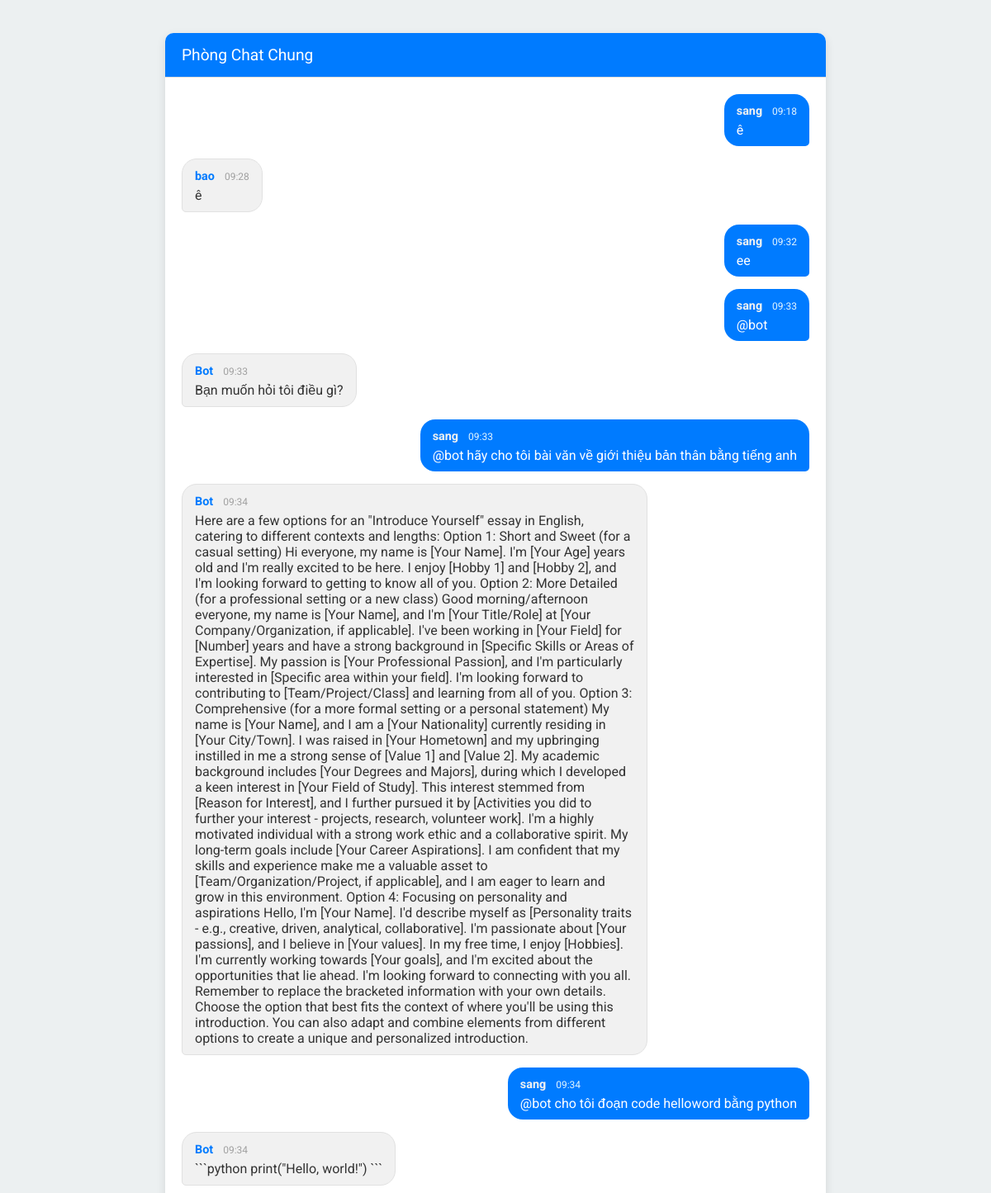
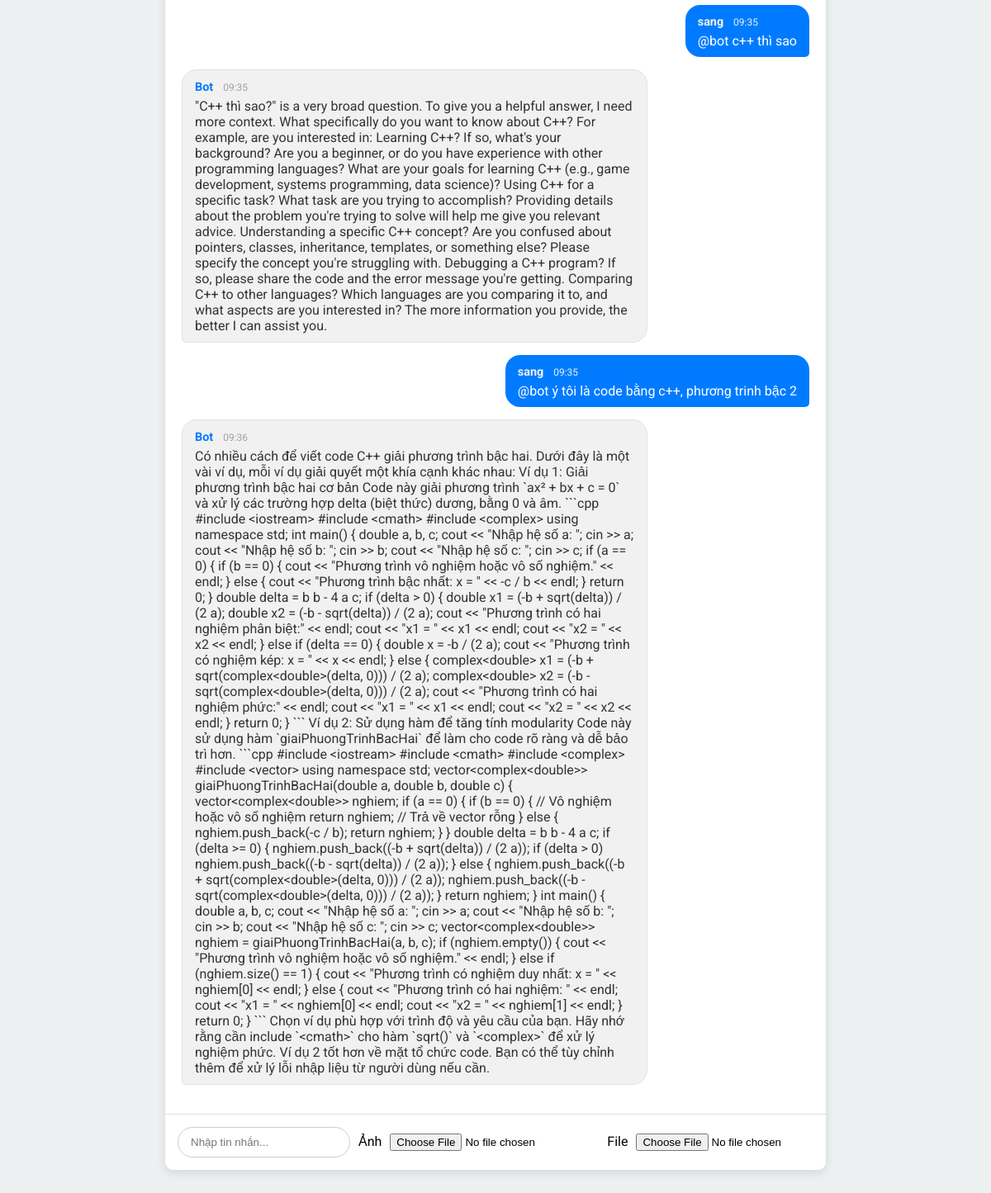
The page /chat (signed in) on the database its author committed (2 pictures, top to bottom).
### tables this page shows
CREATE TABLE chat (
    id INTEGER PRIMARY KEY AUTOINCREMENT,
    username TEXT NOT NULL,
    message TEXT,
    image_path TEXT,
    file_path TEXT,
    timestamp DATETIME DEFAULT CURRENT_TIMESTAMP
);

### app.py (the view)
@app.route('/chat')
def chat():
    if 'username' not in session: return redirect(url_for('login'))
    db = get_db()
    latest_announcement = db.execute('SELECT * FROM announcements ORDER BY created_at DESC LIMIT 1').fetchone()
    return render_template('chat.html', username=session['username'], messages=process_messages_timestamps(db.execute('SELECT * FROM chat ORDER BY timestamp ASC').fetchall()), announcement=latest_announcement)

### app.py (called while the page is built)
def get_db():
    if 'db' not in g:
        g.db = sqlite3.connect(app.config['DATABASE'])
        g.db.row_factory = sqlite3.Row
    return g.db

@app.teardown_appcontext
def close_connection(exception):
    db = g.pop('db', None)
    if db is not None: db.close()

def process_messages_timestamps(raw_messages):
    messages = []
    for msg in raw_messages:
        msg_dict = dict(msg)
        if msg_dict.get('timestamp'):
            try:
                msg_dict['timestamp'] = datetime.strptime(msg_dict['timestamp'], '%Y-%m-%d %H:%M:%S')
            except (ValueError, TypeError):
                msg_dict['timestamp'] = None
        messages.append(msg_dict)
    return messages

### templates/chat.html (shortened to what this page needs)
<!DOCTYPE html>
<html lang="vi">
<head>
</head>
<body>
  <div class="container">
    <div class="header">
        Phòng Chat Chung
    </div>
    <div id="messages">
      {% for msg in messages %}
        <div class="message-container {% if msg.username == username %}sent{% else %}received{% endif %}">
            <div class="message {% if msg.username == username %}sent{% else %}received{% endif %}">
              <div class="message-header">
                <strong>{{ msg.username }}</strong>
                <span class="timestamp">{{ msg.timestamp.strftime('%H:%M') if msg.timestamp else '' }}</span>
              </div>
              {% if msg.message %}<p>{{ msg.message }}</p>{% endif %}
            </div>
        </div>
      {% endfor %}
    </div>
    <form id="chat-form">
      <input type="text" id="message" placeholder="Nhập tin nhắn..." autocomplete="off" />
      <div class="file-inputs">
        <label for="image" class="file-label">Ảnh</label><input type="file" id="image" name="image" accept="image/*" title="Gửi ảnh"/>
        <label for="file" class="file-label">File</label><input type="file" id="file" name="file" title="Gửi file"/>
      </div>
    </form>
  </div>
</body>
</html>

### templates/chat.html (style rules this page uses)
body { font-family: 'Roboto', sans-serif; background: #ecf0f1; margin: 0; padding: 0; }
.container { max-width: 800px; margin: 40px auto; background: white; border-radius: 10px; box-shadow: 0 4px 12px rgba(0,0,0,0.1); overflow: hidden; display: flex; flex-direction: column; height: calc(100vh - 80px); }
.header { background-color: #007bff; color: white; padding: 15px 20px; font-size: 1.2em; border-bottom: 1px solid #ddd; }
#messages { padding: 20px; overflow-y: auto; background-color: #fff; flex-grow: 1; }
.message-container { display: flex; margin-bottom: 15px; }
.message-container.sent { justify-content: flex-end; }
.message-container.received { justify-content: flex-start; }
.message { max-width: 70%; padding: 10px 15px; border-radius: 18px; word-wrap: break-word; position: relative; }
.message.sent { background-color: #007bff; color: white; border-radius: 18px 18px 5px 18px; }
.message.sent strong { color: #f1f1f1; }
.message.received { background-color: #f1f1f1; color: #333; border: 1px solid #e1e1e1; border-radius: 18px 18px 18px 5px; }
.message.received strong { color: #007bff; }
.message-header { margin-bottom: 5px; }
.message-header strong { font-size: 0.9em; }
.message-header .timestamp { font-size: 0.75em; color: #a1a1a1; margin-left: 8px; }
.message.sent .timestamp { color: #e1f5fe; }
.message p { margin: 0; }
form#chat-form { display: flex; gap: 10px; padding: 15px; background: #fff; border-top: 1px solid #e1e1e1; align-items: center; }
#message { flex-grow: 1; border: 1px solid #ccc; border-radius: 20px; padding: 10px 15px; }
.file-inputs { display: flex; gap: 10px; }

### rows shown on the page
chat: username "sang", timestamp "09:18", message "ê"
chat: username "bao", timestamp "09:28", message "ê"
chat: username "sang", timestamp "09:32", message "ee"
chat: username "sang", timestamp "09:33", message "@bot"
chat: username "Bot", timestamp "09:33", message "Bạn muốn hỏi tôi điều gì?"
chat: username "sang", timestamp "09:33", message "@bot hãy cho tôi bài văn về giới thiệu bản thân bằng tiếng anh"
chat: username "Bot", timestamp "09:34", message "Here are a few options for an \"Introduce Yourself\" essay in English, catering to different contexts and lengths: Option 1: Short and Sweet (for a casual setting) Hi everyone, my name is [Your Name]. I'm [Your Age] years old and I'm really excited to be here. I enjoy [Hobby 1] and [Hobby 2], and I'm looking forward to getting to know all of you. Option 2: More Detailed (for a professional setting or a new class) Good morning/afternoon everyone, my name is [Your Name], and I'm [Your Title/Role] at [Your Company/Organization, if applicable]. I've been working in [Your Field] for [Number] years and have a strong background in [Specific Skills or Areas of Expertise]. My passion is [Your…"
chat: username "sang", timestamp "09:34", message "@bot cho tôi đoạn code helloword bằng python"
chat: username "Bot", timestamp "09:34", message "```python print(\"Hello, world!\") ```"
chat: username "sang", timestamp "09:35", message "@bot c++ thì sao"
chat: username "Bot", timestamp "09:35", message "\"C++ thì sao?\" is a very broad question. To give you a helpful answer, I need more context. What specifically do you want to know about C++? For example, are you interested in: Learning C++? If so, what's your background? Are you a beginner, or do you have experience with other programming languages? What are your goals for learning C++ (e.g., game development, systems programming, data science)? Using C++ for a specific task? What task are you trying to accomplish? Providing details about the problem you're trying to solve will help me give you relevant advice. Understanding a specific C++ concept? Are you confused about pointers, classes, inheritance, templates, or something else? Please…"
chat: username "sang", timestamp "09:35", message "@bot ý tôi là code bằng c++, phương trinh bậc 2"
chat: username "Bot", timestamp "09:36", message "Có nhiều cách để viết code C++ giải phương trình bậc hai. Dưới đây là một vài ví dụ, mỗi ví dụ giải quyết một khía cạnh khác nhau: Ví dụ 1: Giải phương trình bậc hai cơ bản Code này giải phương trình `ax² + bx + c = 0` và xử lý các trường hợp delta (biệt thức) dương, bằng 0 và âm. ```cpp #include <iostream> #include <cmath> #include <complex> using namespace std; int main() { double a, b, c; cout << \"Nhập hệ số a: \"; cin >> a; cout << \"Nhập hệ số b: \"; cin >> b; cout << \"Nhập hệ số c: \"; cin >> c; if (a == 0) { if (b == 0) { cout << \"Phương trình vô nghiệm hoặc vô số nghiệm.\" << endl; } else { cout << \"Phương trình bậc nhất: x = \" << -c / b << endl; } return 0; } double delta = b b - 4 a c;…"
